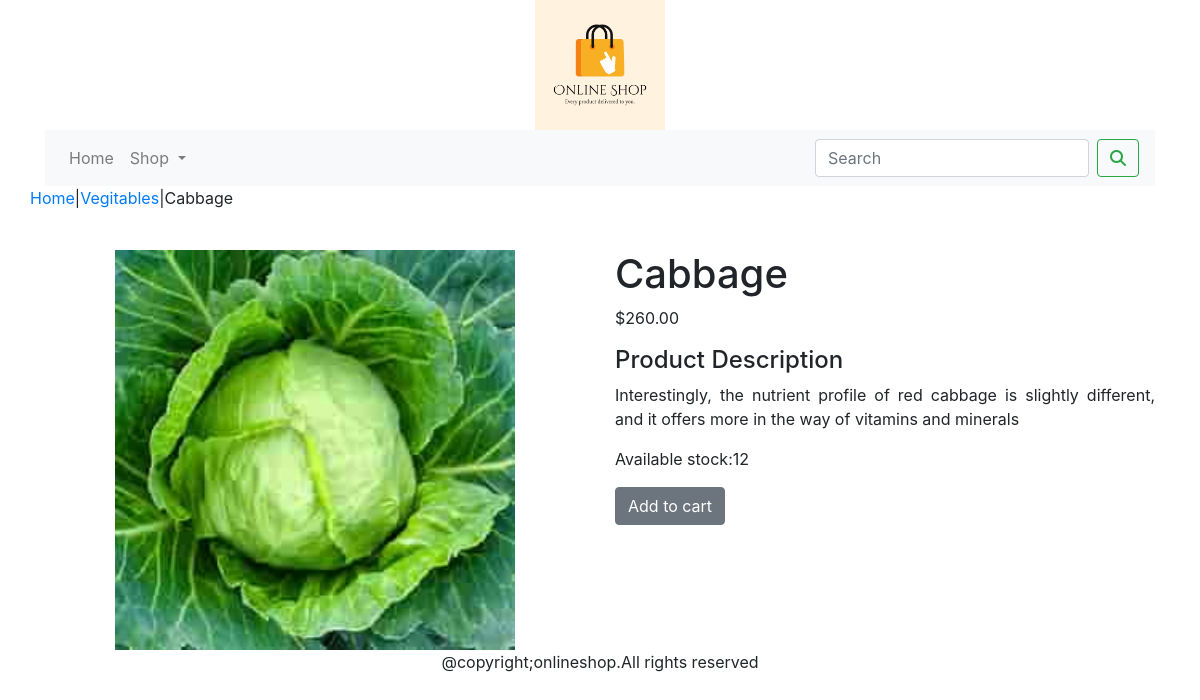
The app's page /vegitables/cabbage/ with its own data.
### ecommerceapp/models.py (models this page shows, shortened)
class Product(models.Model):
    name=models.CharField(max_length=250,unique=True)
    slug=models.SlugField(max_length=250,unique=True)
    desc=models.TextField(blank=True)
    price=models.DecimalField(max_digits=10,decimal_places=2)
    category=models.ForeignKey(Category,on_delete=models.CASCADE)
    image=models.ImageField(upload_to='product',blank=True)
    stock=models.IntegerField()
    available=models.BooleanField(default=True)
    created=models.DateTimeField(auto_now_add=True)
    updated=models.DateTimeField(auto_now=True)
    class Meta:
        ordering = ('name',)
        verbose_name='product'
        verbose_name_plural='products'

class Category(models.Model):
    name=models.CharField(max_length=250,unique=True)
    slug=models.SlugField(max_length=250,unique=True)
    desc=models.TextField(blank=True)
    image=models.ImageField(upload_to='category')
    class Meta:
        ordering=('name',)
        verbose_name='category'
        verbose_name_plural='categories'
    def get_url(self):
        return reverse('ecommerceapp:products_by_category',args=[self.slug])
    def __str__(self):
            return '{}'.format(self.name)

### ecommerceapp/views.py (the view)
# urls.py: path('<slug:c_slug>/<slug:product_slug>/', views.ProdDetails, name='prodcatdetail'),
def ProdDetails(request,c_slug,product_slug):
    try:
        product=Product.objects.get(category__slug=c_slug,slug=product_slug)
    except Exception as e:
        raise e
    return render(request,'product.html',{'product':product})

### cartapp/context_processors.py (called while the page is built)
def counter(request):
    item_count=0;
    if 'admin' in request.path:
        return {}
    else:
        try:
            cart=Cart.objects.filter(cart_id=_cart_id(request))
            cart_items=Cartitem.objects.all().filter(cart=cart[:1])
            for cart_item in cart_items:
                item_count += cart_item.quantity
        except Cart.DoesNotExist:
            item_count = 0
    return dict(item_count=item_count)

### cartapp/views.py (called while the page is built)
def _cart_id(request):
    cart=request.session.session_key
    if not cart:
        cart=request.session.create()
    return cart

### ecommerceapp/context_processors.py (called while the page is built)
def menu_links(request):
    links=Category.objects.all()
    return dict(links=links)

### templates/product.html (shortened to what this page needs)
{% extends 'base.html' %}
{% load static %}
{% block content %}
<div class="row my_prod_row_class">
    <div class="mx_auto">
         <p><a href="{% url 'ecommerceapp:allProdCat' %}">Home</a>|<a href="{{product.category.get_url}}">{{product.category}}</a>|{{product.name}}</p>
    </div>
<div class="container">
<br>
<div class="row">
    <div class="col-12 col-sm-12 col-md-12 col-lg-6 text-center">
        <div style="min-width:18erm">
            <img src="{{product.image.url}}" alt="{{product.name}}" width="400px" height="400px">
        </div>
    </div>
        <div class="col-12 col-sm-12 col-md-12 col-lg-6">
            <div>
            <h1 class="my_prod_title">{{product.name}}</h1>
            <p>${{product.price}}</p>
            <h4  class="my_title">Product Description</h4>
            <p class="text-justify my_prod_text">{{product.desc}}</p>
            <p>Available stock:{{product.stock}}</p>
            {% if product.stock <= 0 %}
                <p class="text-justify my_prod_text"><b>Out of stock</b></p>
            {% else %}
              <a class="btn btn-secondary" href="{% url 'cartapp:add_cart' product.id %}">Add to cart</a>
            {% endif %}
        </div>
        </div>
    </div>
</div>
</div>
</div>
{% endblock %}

### records on screen
Product: category "Vegitables", name "Cabbage", image (picture), price "260.00", desc "Interestingly, the nutrient profile of red cabbage is slightly different, and it offers more in the way of vitamins and minerals", stock "12"
